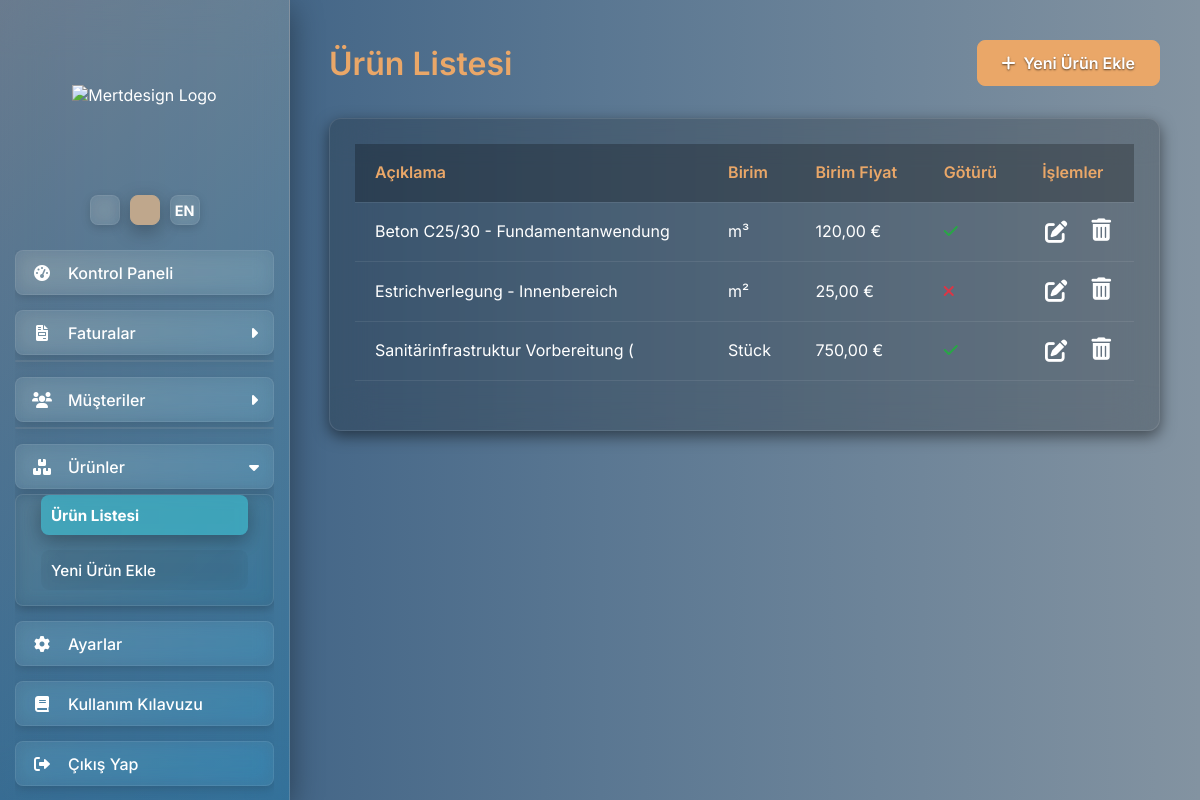
/urunler (signed in), run on an earlier commit of the app's database.
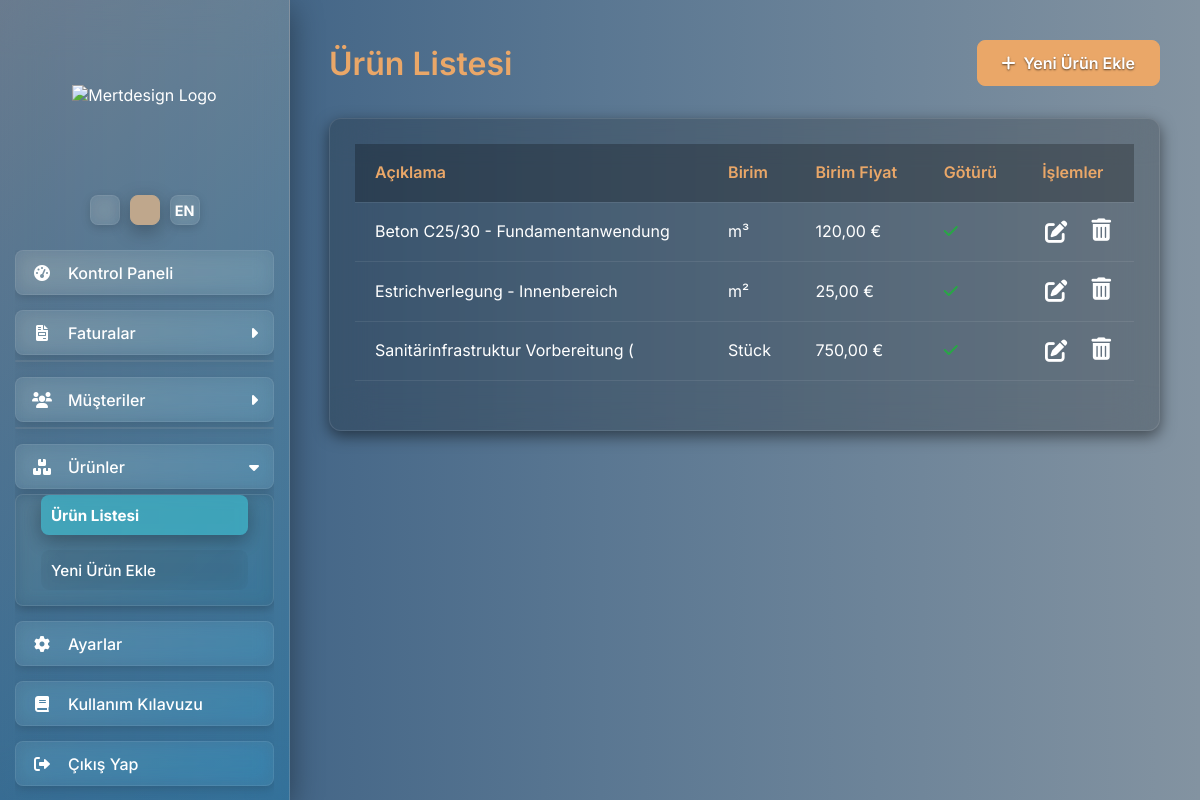
And on a later commit of the database.
### app.py (models this page shows)
class Urun(db.Model):
    id = db.Column(db.Integer, primary_key=True)
    aciklama = db.Column(db.String(500), nullable=False)
    birim = db.Column(db.String(50), nullable=False)
    birim_fiyat = db.Column(db.Float, nullable=False)
    is_goturu = db.Column(db.Boolean, default=False)

### app.py (the view)
@app.route('/urunler')
@login_required
def urun_listesi():
    urunler = Urun.query.order_by(Urun.aciklama).all()
    return render_template('urunler.html', urunler=urunler)

### app.py (called while the page is built)
def get_locale():
    if not has_request_context():
        return app.config['BABEL_DEFAULT_LOCALE']
    if 'lang' in request.args and request.args['lang'] in current_app.config['LANGUAGES']:
        session['lang'] = request.args['lang']
    if 'lang' in session:
        return session.get('lang')
    return request.accept_languages.best_match(current_app.config['LANGUAGES']) or current_app.config['BABEL_DEFAULT_LOCALE']

@app.before_request
def before_request_locale():
    g.locale = get_locale()

@login_manager.user_loader
def load_user(user_id):
    return User.query.get(int(user_id))

@app.context_processor
def inject_global_data_for_all_templates():
    sirket_profili = SirketProfili.query.first()
    if not sirket_profili:
        sirket_profili = {
            'firma_unvani': _('Yükleniyor...'),
            'adres': '', 'telefon': '', 'email': '', 'web_adresi': '',
            'iban': '', 'bic': '', 'vergi_no': '', 'sirket_no': '', 'banka_adi': ''
        }
    return dict(app=app, profil=sirket_profili, current_user=current_user)

### templates/urunler.html (shortened to what this page needs)
{% extends "layout.html" %}
{% block content %}
    <div class="page-header">
        <h1 class="page-title">{{ _('Ürün Listesi') }}</h1>
        <a href="{{ url_for('urun_ekle') }}" class="btn btn-primary">
            <i class="fas fa-plus"></i> {{ _('Yeni Ürün Ekle') }}
        </a>
    </div>
    <div class="card">
        {% if urunler %}
        <div class="overflow-x-auto">
            <table class="items-table w-full">
                <thead>
                    <tr>
                        <th class="text-left">{{ _('Açıklama') }}</th>
                        <th class="text-left mobile-hide">{{ _('Birim') }}</th>
                        <th class="text-end mobile-hide">{{ _('Birim Fiyat') }}</th>
                        <th class="text-center mobile-hide">{{ _('Götürü') }}</th>
                        <th class="text-center">{{ _('İşlemler') }}</th>
                    </tr>
                </thead>
                <tbody>
                    {% for urun in urunler %}
                    <tr>
                        <td class="text-left">{{ urun.aciklama }}</td>
                        <td class="text-left mobile-hide">{{ urun.birim }}</td>
                        <td class="text-end mobile-hide">{{ "%.2f"|format(urun.birim_fiyat)|replace('.', ',') }} €</td>
                        <td class="text-center mobile-hide">
                            {% if urun.is_goturu %}
                                <i class="fas fa-check"></i>
                            {% else %}
                                <i class="fas fa-times"></i>
                            {% endif %}
                        </td>
                        <td class="text-center">
                            <div class="action-icons">
                                <a href="{{ url_for('urun_duzenle', urun_id=urun.id) }}" title="{{ _('Ürünü Düzenle') }}">
                                    <i class="fas fa-edit"></i>
                                </a>
                                <form action="{{ url_for('urun_sil', urun_id=urun.id) }}" method="POST" style="display:inline;" onsubmit="return confirm('{{ _('Bu ürünü silmek istediğinizden emin misiniz?') }}');">
                                    <button type="submit" title="{{ _('Ürünü Sil') }}">
                                        <i class="fas fa-trash-alt"></i>
                                    </button>
                                </form>
                            </div>
                        </td>
                    </tr>
                    {% endfor %}
                </tbody>
            </table>
        </div>
        {% else %}
        <p class="text-center">{{ _('Henüz hiç ürün eklenmedi.') }}</p>
        {% endif %}
    </div>
{% endblock content %}

What changed in the data, as far as the page shows it:
changed Urun "Estrichverlegung - Innenbereich": is_goturu False → True (drawn)
